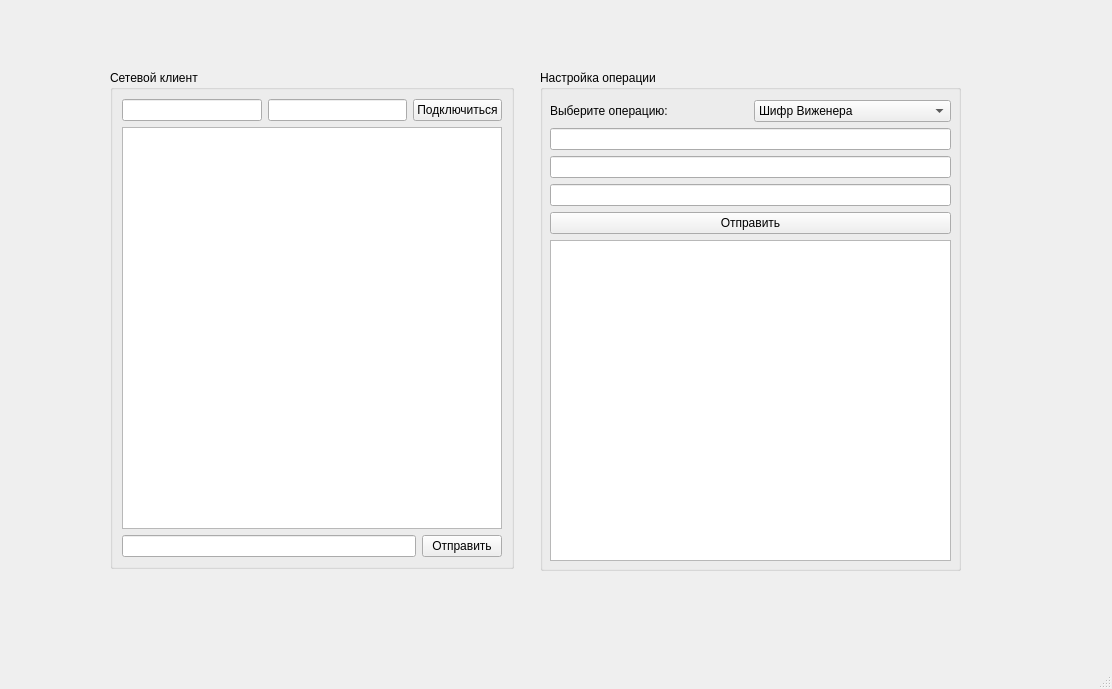
<?xml version="1.0" encoding="UTF-8"?>
<ui version="4.0">
 <class>MainWindow</class>
 <widget class="QMainWindow" name="MainWindow">
  <property name="geometry">
   <rect>
    <x>0</x>
    <y>0</y>
    <width>1112</width>
    <height>689</height>
   </rect>
  </property>
  <property name="windowTitle">
   <string>MainWindow</string>
  </property>
  <widget class="QWidget" name="centralwidget">
   <widget class="QGroupBox" name="groupBox">
    <property name="geometry">
     <rect>
      <x>110</x>
      <y>70</y>
      <width>404</width>
      <height>499</height>
     </rect>
    </property>
    <property name="title">
     <string>Сетевой клиент</string>
    </property>
    <layout class="QVBoxLayout" name="verticalLayout">
     <item>
      <layout class="QHBoxLayout" name="horizontalLayout">
       <item>
        <widget class="QLineEdit" name="inputIp"/>
       </item>
       <item>
        <widget class="QLineEdit" name="inputPort"/>
       </item>
       <item>
        <widget class="QPushButton" name="btnConnect">
         <property name="text">
          <string>Подключиться</string>
         </property>
        </widget>
       </item>
      </layout>
     </item>
     <item>
      <widget class="QTextBrowser" name="textLogs"/>
     </item>
     <item>
      <layout class="QHBoxLayout" name="horizontalLayout_2">
       <item>
        <widget class="QLineEdit" name="inputMessage"/>
       </item>
       <item>
        <widget class="QPushButton" name="btnSend_3">
         <property name="text">
          <string>Отправить</string>
         </property>
        </widget>
       </item>
      </layout>
     </item>
    </layout>
   </widget>
   <widget class="QGroupBox" name="groupBox_2">
    <property name="geometry">
     <rect>
      <x>540</x>
      <y>70</y>
      <width>421</width>
      <height>501</height>
     </rect>
    </property>
    <property name="title">
     <string>Настройка операции</string>
    </property>
    <widget class="QWidget" name="">
     <property name="geometry">
      <rect>
       <x>10</x>
       <y>30</y>
       <width>401</width>
       <height>461</height>
      </rect>
     </property>
     <layout class="QVBoxLayout" name="verticalLayout_6">
      <item>
       <layout class="QHBoxLayout" name="horizontalLayout_3">
        <item>
         <widget class="QLabel" name="label">
          <property name="text">
           <string>Выберите операцию:</string>
          </property>
         </widget>
        </item>
        <item>
         <widget class="QComboBox" name="cmbOperation">
          <item>
           <property name="text">
            <string>Шифр Виженера</string>
           </property>
          </item>
          <item>
           <property name="text">
            <string>SHA-512</string>
           </property>
          </item>
          <item>
           <property name="text">
            <string>Деление пополам</string>
           </property>
          </item>
          <item>
           <property name="text">
            <string>Алгоритм Дейкстры</string>
           </property>
          </item>
          <item>
           <property name="text">
            <string>Информация о БД</string>
           </property>
          </item>
         </widget>
        </item>
       </layout>
      </item>
      <item>
       <layout class="QVBoxLayout" name="verticalLayout_3">
        <item>
         <widget class="QLineEdit" name="lineEditP1"/>
        </item>
        <item>
         <widget class="QLineEdit" name="lineEditP2"/>
        </item>
        <item>
         <widget class="QLineEdit" name="lineEditP3"/>
        </item>
       </layout>
      </item>
      <item>
       <layout class="QVBoxLayout" name="verticalLayout_4">
        <item>
         <widget class="QPushButton" name="btnSend">
          <property name="text">
           <string>Отправить</string>
          </property>
         </widget>
        </item>
        <item>
         <widget class="QTextEdit" name="textLog">
          <property name="readOnly">
           <bool>true</bool>
          </property>
         </widget>
        </item>
       </layout>
      </item>
     </layout>
    </widget>
   </widget>
   <zorder>groupBox</zorder>
   <zorder>cmbOperation</zorder>
   <zorder>lineEditP1</zorder>
   <zorder>lineEditP2</zorder>
   <zorder>lineEditP3</zorder>
   <zorder>btnSend</zorder>
   <zorder>textLog</zorder>
   <zorder>label</zorder>
   <zorder>btnShowDb</zorder>
   <zorder>btnShortestPath</zorder>
   <zorder>btnBisection</zorder>
   <zorder>btnEncrypt</zorder>
   <zorder>btnDbInfo</zorder>
   <zorder>groupBox_2</zorder>
  </widget>
  <widget class="QMenuBar" name="menubar">
   <property name="geometry">
    <rect>
     <x>0</x>
     <y>0</y>
     <width>1112</width>
     <height>25</height>
    </rect>
   </property>
  </widget>
  <widget class="QStatusBar" name="statusbar"/>
 </widget>
 <tabstops>
  <tabstop>btnConnect</tabstop>
  <tabstop>textLogs</tabstop>
  <tabstop>btnSend_3</tabstop>
  <tabstop>inputMessage</tabstop>
  <tabstop>cmbOperation</tabstop>
  <tabstop>btnSend</tabstop>
  <tabstop>textLog</tabstop>
  <tabstop>lineEditP1</tabstop>
  <tabstop>lineEditP2</tabstop>
  <tabstop>lineEditP3</tabstop>
  <tabstop>inputPort</tabstop>
  <tabstop>inputIp</tabstop>
 </tabstops>
 <resources/>
 <connections/>
</ui>
